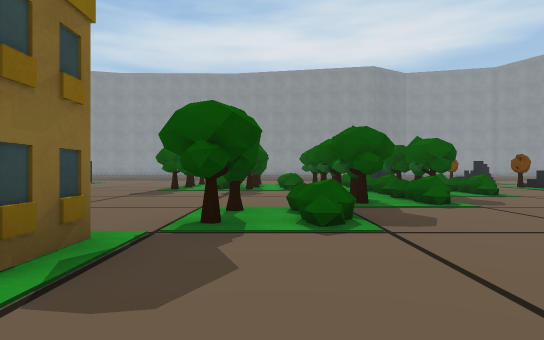
[1] (above)

19 first-person views from a walk through a 3-D level made in the Unity game engine. The camera is 0.53 m above the floor, looks level and sees 75° across. The floor is counted in squares, 1 m on a side. Each view is taken from the middle of a square. On the plan, view 1 faces up. The plan holds only what a view shows up to about 9 squares ahead; the rest is blank. The place goes on beyond the plan. The player is left out. Some surface patterns are stand-ins.

[2]
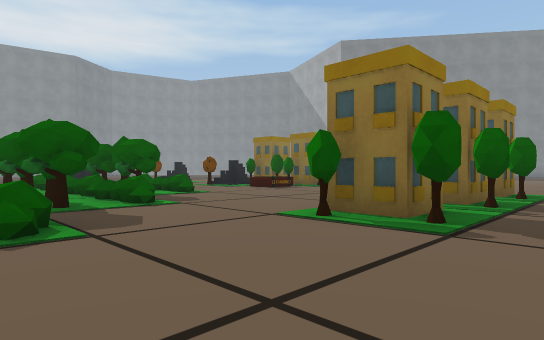

[3]
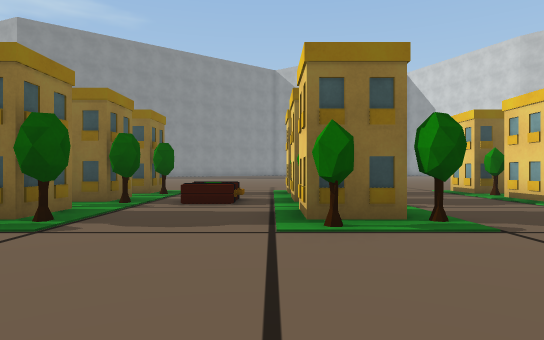

[4]
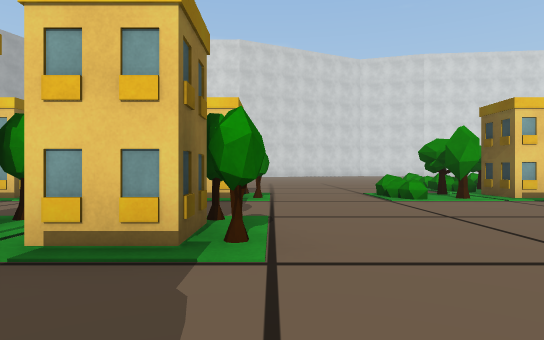

[5]
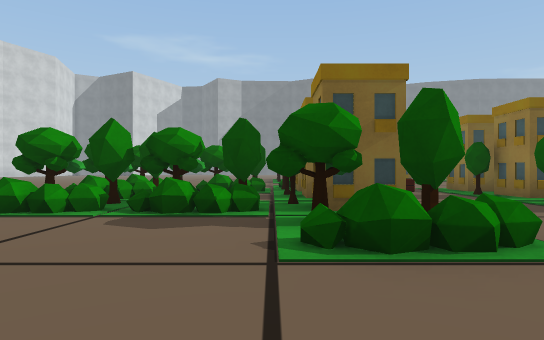

[6]
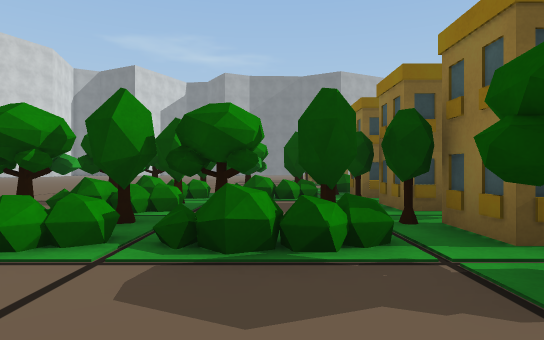

[7]
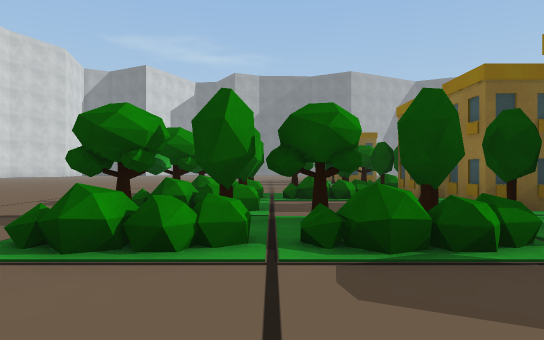

[8]
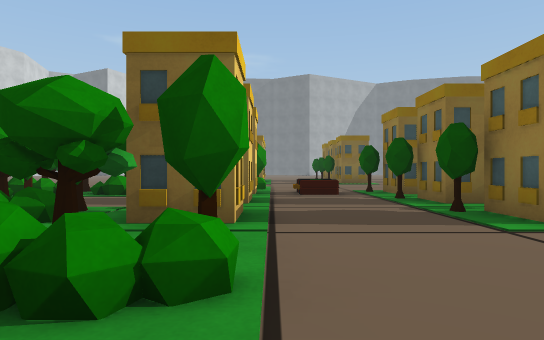

[9]
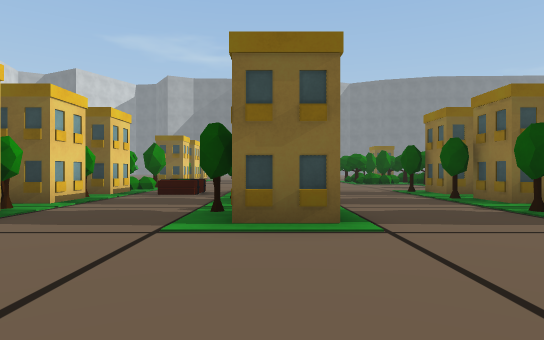

[10]
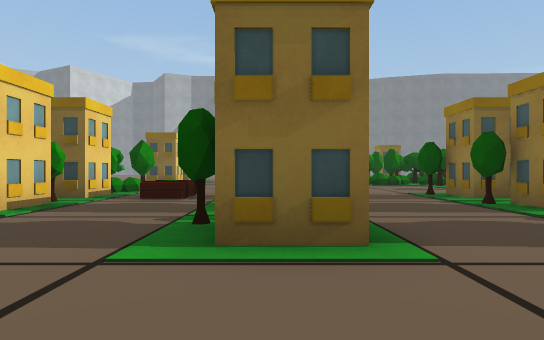

[11]
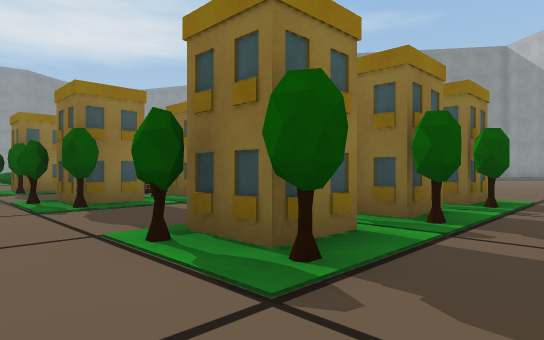

[12]
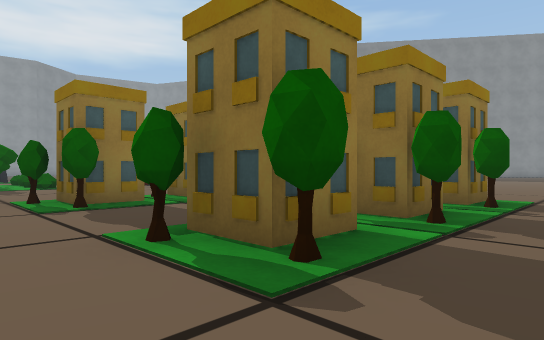

[13]
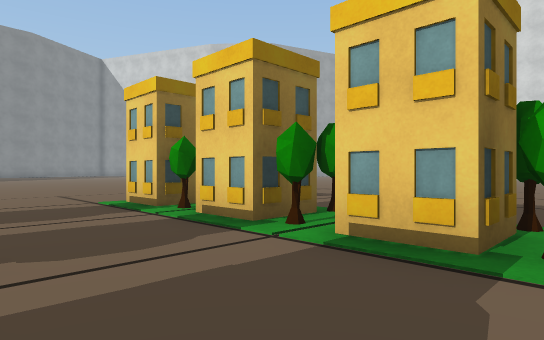

[14]
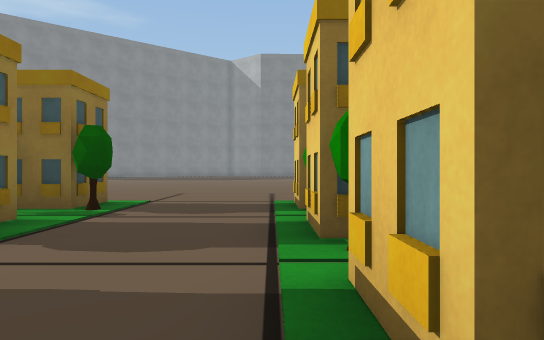

[15]
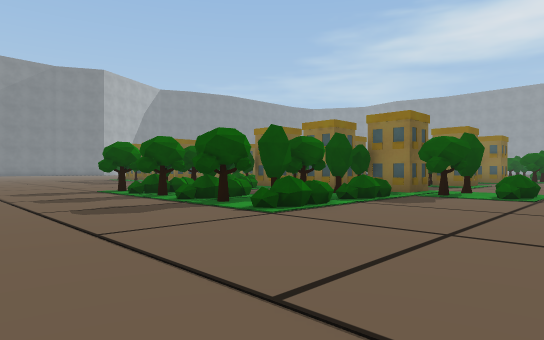

[16]
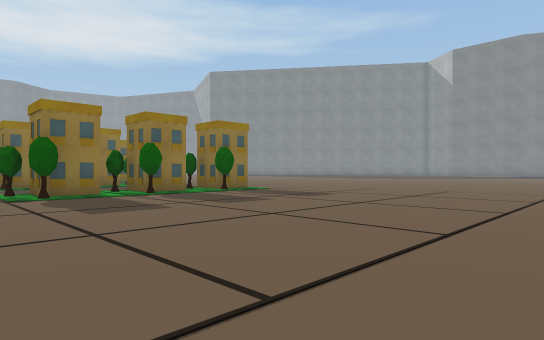

[17]
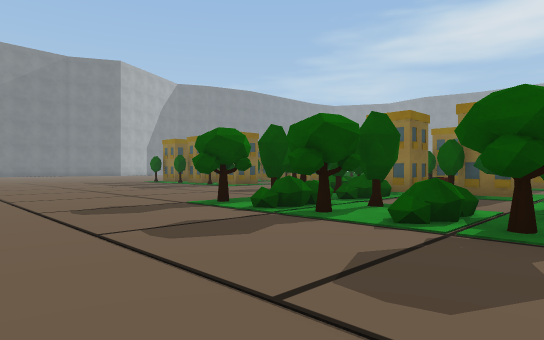

[18]
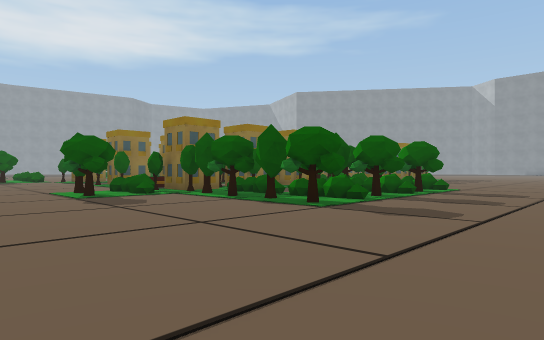

[19]
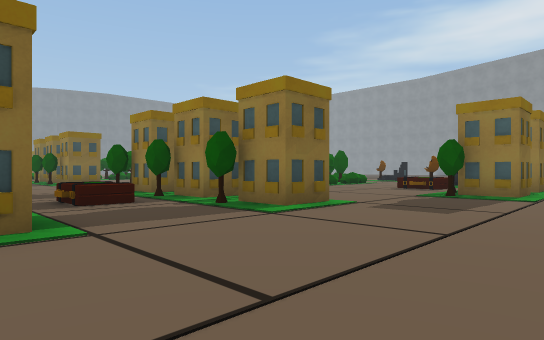

### Floor plan
Points are (right, up) in squares from view 1. A wall is a line through its corners. A room is listed if a view was taken in it or the views show most of it. See-through windows are left out.
Room 1 (views 1, 2, 3, 4, 5, 6, 7, 8, 9, 10, 11, 12, 13, 14, 15, 16, 17, 19)
walls: (3.2, -5.4) (4.8, -5.4); (5.2, -5.4) (6.8, -5.4); (4.8, -6.4) (3.6, -6.4) (3.6, -5.2); (4.8, -2.4) (3.6, -2.4) (3.6, -1.2); (6.8, -6.4) (5.6, -6.4) (5.6, -5.2); (7.2, -5.4) (8.6, -5.4); (3.1, -1.4) (4.8, -1.4); (6.8, -2.4) (5.6, -2.4); (5.6, -1.4) (6.6, -1.4); (-0.6, -6.4) (-0.4, -6.9) (-0.7, -7.1); (-0.8, -6.1) (-0.6, -6.3) (-0.4, -6.9); (8.8, -6.4) (7.6, -6.4) (7.6, -5.2); (-0.9, -6.4) (-0.3, -6.8); (8.8, -2.4) (7.6, -2.4); (-1.4, -1.2) (-1.4, -2.4) (-2.4, -2.4); (4.7, 1.6) (3.6, 1.6) (3.6, 2.8); (-2.8, -5.4) (-1.4, -5.4) (-1.4, -6.4) (-2.5, -6.4); (6.6, 1.6) (5.6, 1.6); (-2.7, -8.4) (-2.3, -8.9); (-3.4, -6.4) (-4.4, -6.4); (-2.8, -8.5) (-2.4, -8.8); (-3, -8.1) (-2.5, -8.5) (-2.4, -8.9); (-3.4, -2.4) (-4.4, -2.4); (-2.6, -10.4) (-2.3, -10.9); (-2.3, -10.8) (-2.6, -11.1); (-2.7, -10.5) (-2.5, -10.7) (-2.4, -11); (-4.8, -5.4) (-3.4, -5.4); (8.6, 2.8) (8.6, 1.6) (7.6, 1.6); (-0.1, 3.3) (-0.7, 2.9); (-1.4, 2.8) (-1.4, 1.8); (-5.4, -6.4) (-6.4, -6.4) (-6.4, -5.9); (-5.4, -2.4) (-6.4, -2.4); (-4.1, -10.7) (-4.6, -11.1); (-3.4, 1.6) (-4.4, 1.6); (-4.6, -10.4) (-4.4, -10.9); (-4.6, -10.4) (-4.4, -11); (-6.2, -5.4) (-5.4, -5.4); (1.4, 5.4) (0.9, 5.8); (1.5, 5.5) (1, 5.6); (-5.4, 1.6) (-6.4, 1.6); (-6.1, -10.7) (-6.6, -11.1); (-6.7, -10.4) (-6.3, -10.9); (10.6, 6.6) (10.6, 5.6) (9.6, 5.6); (10.6, 8.2) (10.6, 7.6)
ways out: opening at (-7.7, -13) to room 2; opening at (-6.3, -2.7) to room 2; opening at (1.7, 4) to room 2; opening at (9, 4.5) to room 2; gap at (-6, -3) to room 2; gap at (6, 1)
objects: bush (-8, -6); tree (-7, -7) to (-6, -7); bush (-7, -6); bush (-7, -5); bush (-6, -11); bush (-6, -10); tree (-6, -9); bush (-6, -8); other object (-6, -4); bush (-5, -10); bush (-5, -9); bush (-5, -8); bush (-5, -7); bush (-4, -11); bush (-4, -10); bush (-4, -9); bush (-3, -10); tree (-3, -7); bush (-2, -10); bush (-2, -9); bush (-2, -8); bush (-2, -7); bush (-1, -11); bush (-1, -10); tree (-1, -9); bush (-1, -8); bush (0, -6); tree (0, -5); bush (0, 4); bush (0, 5); bush (1, -7); bush (1, -6); bush (1, -5); bush (1, 3); other object (6, 0)
Room 2 (view 18)
walls: (-8.7, -6.6) (-9, -6.3); (-8.7, -6.6) (-9.1, -6.3); (-0.6, 3.4) (-1, 3.8); (-6.6, -8.6) (-7, -8.3); (-6.5, -8.6) (-6.9, -8.2); (1.3, 7.4) (0.9, 7.7); (-6.6, -10.7) (-7.1, -10.3); (3.5, 8.9) (3, 9.3)
ways out: opening at (-7.7, -13) to room 1; opening at (-6.3, -2.7) to room 1; opening at (1.7, 4) to room 1; opening at (9, 4.5) to room 1; gap at (-6, -3) to room 1
objects: bush (-8, -7); tree (-8, -5); tree (-1, 5); bush (2, 6); other object (2, 7); bush (2, 8); bush (3, 5); other object (3, 6); other object (3, 8); bush (4, 8); bush (5, 7); other object (5, 8); tree (5, 9)

Where each view was taken, in squares from view 1:
view 1: 0 up, 0 right, facing up
view 2: 0 up, 0 right, facing up-right
view 3: 1 down, 0 right, facing right
view 4: 1 up, 3 right, facing down
view 5: 7 down, 3 right, facing left
view 6: 8 down, 1 right, facing left
view 7: 9 down, 1 right, facing left
view 8: 5 down, 2 right, facing left
view 9: 2 down, 2 right, facing left
view 10: 2 down, 1 right, facing left
view 11: 8 down, 2 right, facing up-right
view 12: 4 down, 2 right, facing up-right
view 13: 3 down, 3 right, facing down-right
view 14: 5 down, 3 right, facing right
view 15: 14 down, 2 right, facing up-left
view 16: 14 down, 2 right, facing up-right
view 17: 14 down, 2 left, facing up-left
view 18: 14 down, 11 left, facing up-right
view 19: 2 down, 12 right, facing up-left
